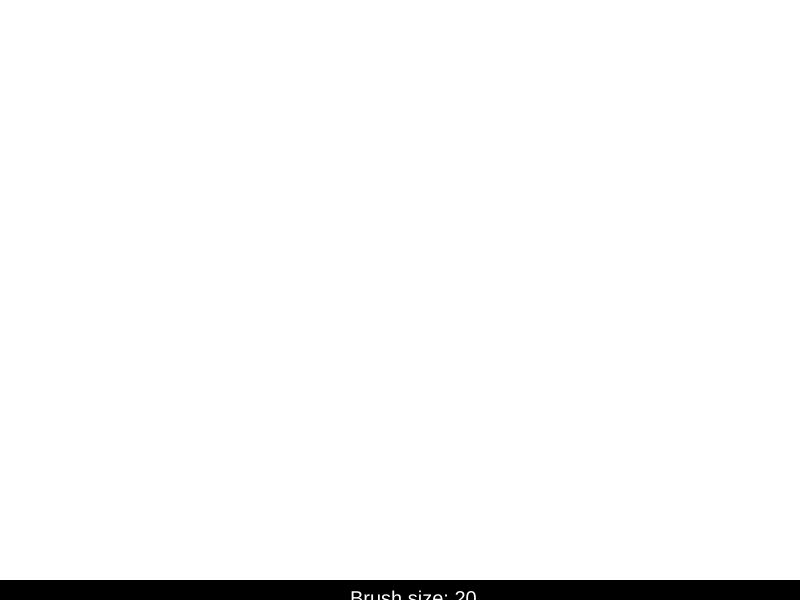
Frame 1 (no input)
Frame 60 (no input): identical to frame 1, image omitted
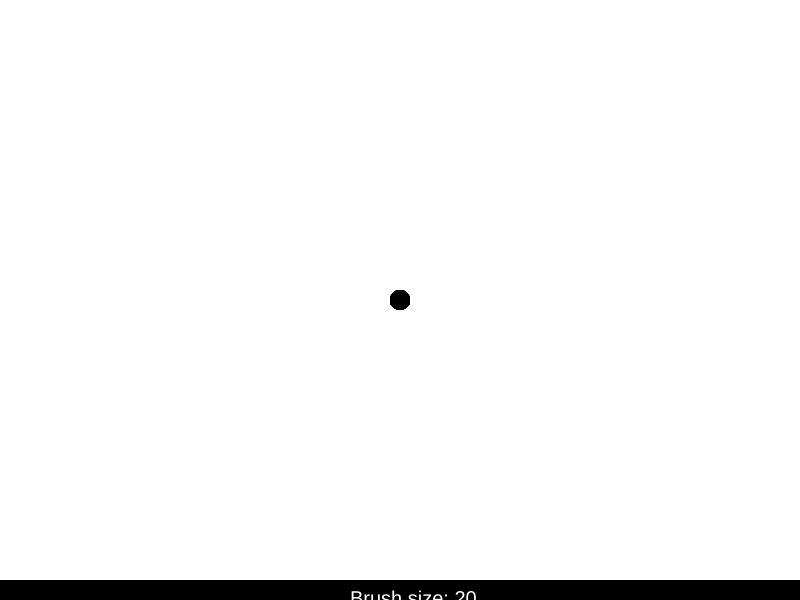
Frame 120 (the mouse pressed at the canvas centre since frame 60)

The p5.js sketch that drew these frames (run headless with seeded random() and noise() and a simulated clock; from frame 60 on, the mouse is pressed at the canvas centre):

// p5.js sketch
// ── sketch.js
let colourPicker1;
let brushSizeSlider;

function setup() {
  createCanvas(800, 600);

  colourPicker1 = createColorPicker();
  colourPicker1.position(50, 620);

 
  brushSizeSlider = createSlider(5, 100, 20, 1);
  brushSizeSlider.position(200, 620);

  background(255); 
}

function draw() {
  let brushSize = brushSizeSlider.value();

  if (mouseIsPressed) {
    fill(colourPicker1.value());
    noStroke();
    ellipse(mouseX, mouseY, brushSize, brushSize);
  }

  
  fill(0);
  noStroke();
  rect(0, 580, width, 40);
  fill(255);
  textSize(20);
  text('Brush size: ' + brushSize, 350, 605);
}
